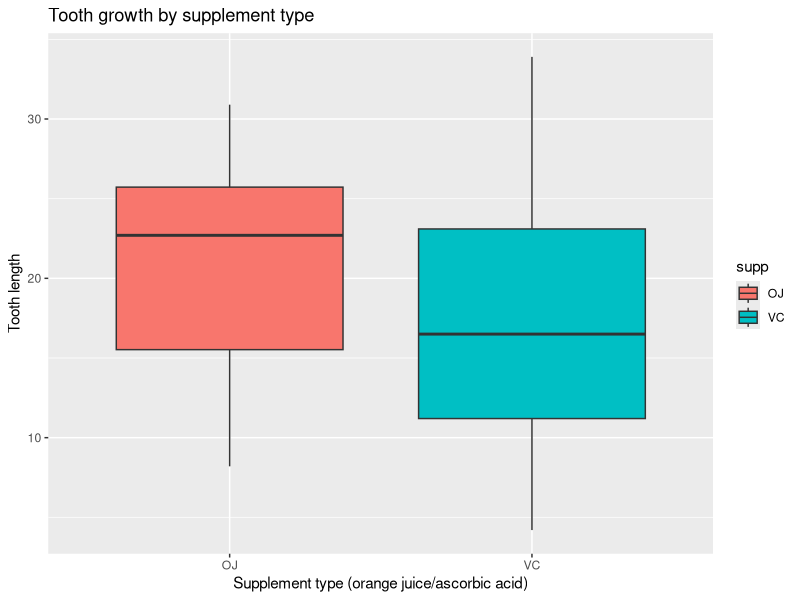
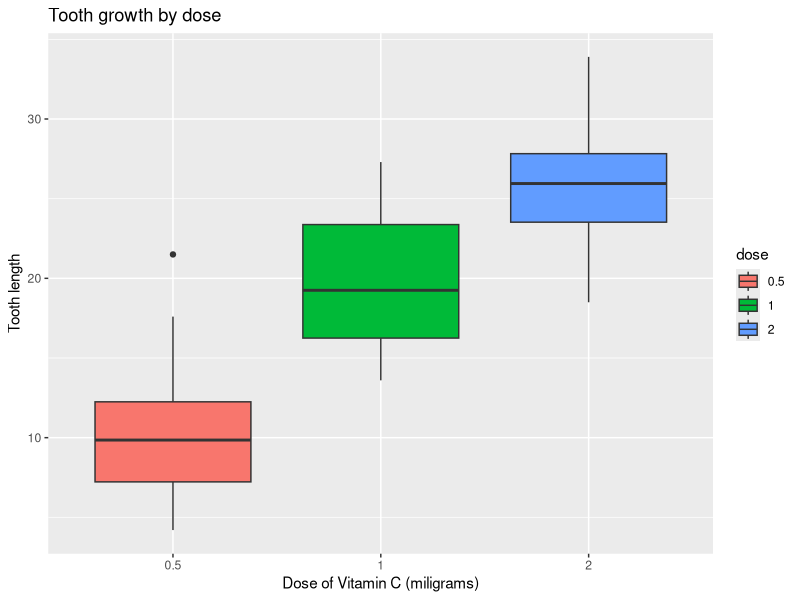
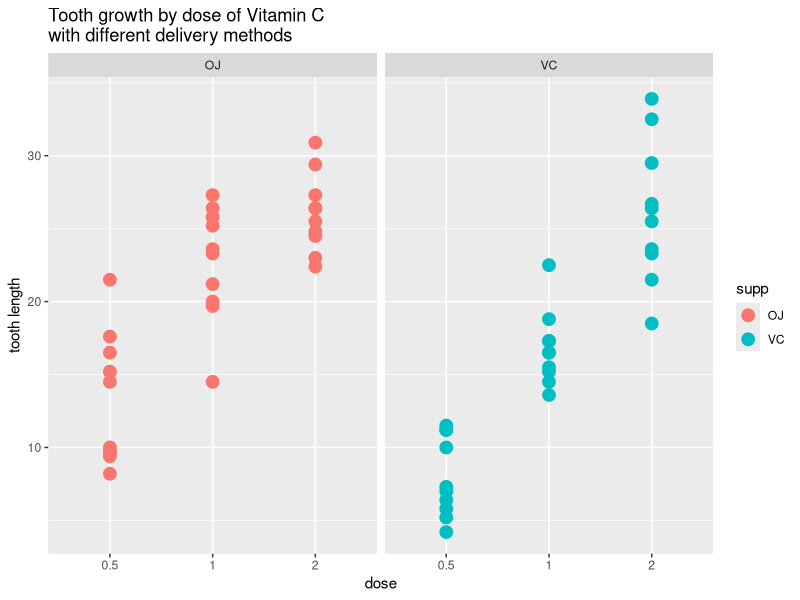

The R source for these figures, in order:
## ---- chunk 1
library(ggplot2)
library(dplyr)
options(scipen=99)
## ---- chunk 2
library(datasets)
tg <- ToothGrowth
str(tg)
## ---- chunk 3
head(tg)

summary(tg$len)
table(tg$supp)
table(tg$dose) # looks like factor
## ---- chunk 4
tg$dose <- as.factor(tg$dose)
str(tg)
## ---- chunk 5
ggplot(data = tg, aes(supp, len)) + geom_boxplot(aes(fill = supp)) + ggtitle("Tooth growth by supplement type") + ylab("Tooth length") + xlab("Supplement type (orange juice/ascorbic acid)")

ggplot(data = tg, aes(dose, len)) + geom_boxplot(aes(fill = dose)) + ggtitle("Tooth growth by dose") + ylab("Tooth length") + xlab("Dose of Vitamin C (miligrams)")

ggplot(data = tg, aes(dose, len)) + geom_point(aes(colour = supp), size=4) + ggtitle("Tooth growth by dose of Vitamin C\nwith different delivery methods") + ylab("tooth length") + facet_grid(. ~ supp)
## ---- chunk 6
tg %>% group_by(dose) %>% summarise(mean(len))
## ---- chunk 7
with(tg, t.test(len[dose=="0.5"], len[dose=="1"]))
with(tg, t.test(len[dose=="1"], len[dose=="2"]))
with(tg, t.test(len[dose=="0.5"], len[dose=="2"]))
## ---- chunk 8
with(tg, t.test(len[dose=="0.5"], len[dose=="1"]))$p.value
with(tg, t.test(len[dose=="1"], len[dose=="2"]))$p.value
with(tg, t.test(len[dose=="0.5"], len[dose=="2"]))$p.value
## ---- chunk 9
tg %>% group_by(supp) %>% summarise(mean(len))
## ---- chunk 10
with(tg, t.test(len[supp=="OJ"], len[supp=="VC"]))
